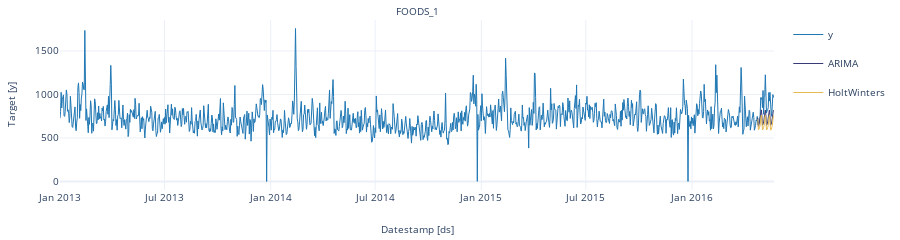
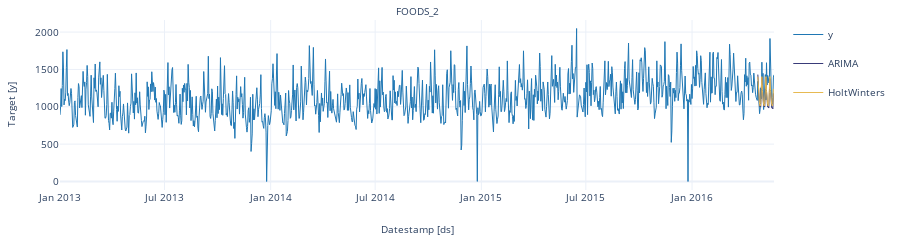
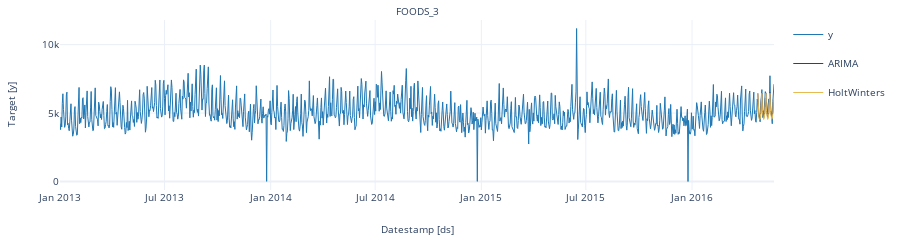
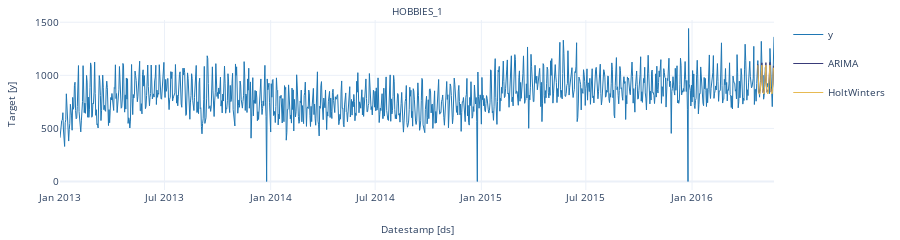

Notebook code for these charts, in order:
### Markdown cell above
These are `plotly` charts, which are interactive. If you're not familiar, you can:
- Click a series name in the legend (on the right) to activate/deactivate it in the plots
- Hover your mouse over the plots and click + drag to zoom in
- Double click on the plots to zoom back out

### Code cell
for key in df.unique_id.unique():
    sf.plot(df[df.unique_id == key], forecast_df[forecast_df.index == key])

### Figure 1 — Plotly figure (JSON) as saved in the notebook; plotly's stock layout.template omitted (floating-point values rounded to 4 significant figures; data arrays with more than 128 entries replaced by an {"elided": "..."} marker saying what was removed)
{"data": [{"legendgroup": "y", "line": {"color": "#1f77b4", "width": 1}, "mode": "lines", "name": "y", "showlegend": true, "x": {"elided": "1238 str values"}, "y": {"elided": "1238 int values"}, "type": "scatter", "xaxis": "x", "yaxis": "y"}, {"legendgroup": "ARIMA", "line": {"color": "#393b79", "width": 1}, "mode": "lines", "name": "ARIMA", "showlegend": true, "x": ["2016-04-24T00:00:00", "2016-04-25T00:00:00", "2016-04-26T00:00:00", "2016-04-27T00:00:00", "2016-04-28T00:00:00", "2016-04-29T00:00:00", "2016-04-30T00:00:00", "2016-05-01T00:00:00", "2016-05-02T00:00:00", "2016-05-03T00:00:00", "2016-05-04T00:00:00", "2016-05-05T00:00:00", "2016-05-06T00:00:00", "2016-05-07T00:00:00", "2016-05-08T00:00:00", "2016-05-09T00:00:00", "2016-05-10T00:00:00", "2016-05-11T00:00:00", "2016-05-12T00:00:00", "2016-05-13T00:00:00", "2016-05-14T00:00:00", "2016-05-15T00:00:00", "2016-05-16T00:00:00", "2016-05-17T00:00:00", "2016-05-18T00:00:00", "2016-05-19T00:00:00", "2016-05-20T00:00:00", "2016-05-21T00:00:00"], "y": [731.0, 633.3, 650.2, 683.1, 722.5, 778.8, 823.3, 763.6, 646.3, 655.2, 684.5, 722.7, 776.8, 821.2, 762.3, 645.4, 654.4, 683.7, 722.0, 776.1, 820.6, 761.7, 644.7, 653.8, 683.1, 721.3, 775.5, 819.9], "type": "scatter", "xaxis": "x", "yaxis": "y"}, {"legendgroup": "HoltWinters", "line": {"color": "#e7ba52", "width": 1}, "mode": "lines", "name": "HoltWinters", "showlegend": true, "x": ["2016-04-24T00:00:00", "2016-04-25T00:00:00", "2016-04-26T00:00:00", "2016-04-27T00:00:00", "2016-04-28T00:00:00", "2016-04-29T00:00:00", "2016-04-30T00:00:00", "2016-05-01T00:00:00", "2016-05-02T00:00:00", "2016-05-03T00:00:00", "2016-05-04T00:00:00", "2016-05-05T00:00:00", "2016-05-06T00:00:00", "2016-05-07T00:00:00", "2016-05-08T00:00:00", "2016-05-09T00:00:00", "2016-05-10T00:00:00", "2016-05-11T00:00:00", "2016-05-12T00:00:00", "2016-05-13T00:00:00", "2016-05-14T00:00:00", "2016-05-15T00:00:00", "2016-05-16T00:00:00", "2016-05-17T00:00:00", "2016-05-18T00:00:00", "2016-05-19T00:00:00", "2016-05-20T00:00:00", "2016-05-21T00:00:00"], "y": [714.8, 594.9, 601.5, 624.2, 648.8, 709.4, 763.2, 713.1, 593.3, 599.9, 622.5, 647.1, 707.7, 761.5, 711.5, 591.6, 598.2, 620.8, 645.4, 706.0, 759.9, 709.8, 589.9, 596.5, 619.2, 643.8, 704.4, 758.2], "type": "scatter", "xaxis": "x", "yaxis": "y"}], "layout": {"xaxis": {"anchor": "y", "domain": [0.0, 1.0], "showticklabels": true, "visible": true}, "yaxis": {"anchor": "x", "domain": [0.0, 1.0]}, "annotations": [{"font": {"size": 10}, "showarrow": false, "text": "FOODS_1", "x": 0.5, "xanchor": "center", "xref": "paper", "y": 1.0, "yanchor": "bottom", "yref": "paper"}, {"font": {"size": 10}, "showarrow": false, "text": "Datestamp [ds]", "x": 0.5, "xanchor": "center", "xref": "paper", "y": 0, "yanchor": "top", "yref": "paper", "yshift": -30}, {"font": {"size": 10}, "showarrow": false, "text": "Target [y]", "textangle": -90, "x": 0, "xanchor": "right", "xref": "paper", "xshift": -40, "y": 0.5, "yanchor": "middle", "yref": "paper"}], "margin": {"l": 60, "r": 10, "t": 20, "b": 50}, "font": {"size": 10}, "autosize": true, "height": 150}}

### Figure 2 — Plotly figure (JSON) as saved in the notebook; plotly's stock layout.template omitted (floating-point values rounded to 4 significant figures; data arrays with more than 128 entries replaced by an {"elided": "..."} marker saying what was removed)
{"data": [{"legendgroup": "y", "line": {"color": "#1f77b4", "width": 1}, "mode": "lines", "name": "y", "showlegend": true, "x": {"elided": "1238 str values"}, "y": {"elided": "1238 int values"}, "type": "scatter", "xaxis": "x", "yaxis": "y"}, {"legendgroup": "ARIMA", "line": {"color": "#393b79", "width": 1}, "mode": "lines", "name": "ARIMA", "showlegend": true, "x": ["2016-04-24T00:00:00", "2016-04-25T00:00:00", "2016-04-26T00:00:00", "2016-04-27T00:00:00", "2016-04-28T00:00:00", "2016-04-29T00:00:00", "2016-04-30T00:00:00", "2016-05-01T00:00:00", "2016-05-02T00:00:00", "2016-05-03T00:00:00", "2016-05-04T00:00:00", "2016-05-05T00:00:00", "2016-05-06T00:00:00", "2016-05-07T00:00:00", "2016-05-08T00:00:00", "2016-05-09T00:00:00", "2016-05-10T00:00:00", "2016-05-11T00:00:00", "2016-05-12T00:00:00", "2016-05-13T00:00:00", "2016-05-14T00:00:00", "2016-05-15T00:00:00", "2016-05-16T00:00:00", "2016-05-17T00:00:00", "2016-05-18T00:00:00", "2016-05-19T00:00:00", "2016-05-20T00:00:00", "2016-05-21T00:00:00"], "y": [1431.0, 1222.0, 1091.0, 1005.0, 1016.0, 995.3, 1232.0, 1398.0, 1221.0, 1098.0, 1011.0, 1016.0, 996.0, 1202.0, 1389.0, 1208.0, 1084.0, 997.4, 1003.0, 983.0, 1192.0, 1377.0, 1197.0, 1073.0, 986.0, 991.5, 971.6, 1181.0], "type": "scatter", "xaxis": "x", "yaxis": "y"}, {"legendgroup": "HoltWinters", "line": {"color": "#e7ba52", "width": 1}, "mode": "lines", "name": "HoltWinters", "showlegend": true, "x": ["2016-04-24T00:00:00", "2016-04-25T00:00:00", "2016-04-26T00:00:00", "2016-04-27T00:00:00", "2016-04-28T00:00:00", "2016-04-29T00:00:00", "2016-04-30T00:00:00", "2016-05-01T00:00:00", "2016-05-02T00:00:00", "2016-05-03T00:00:00", "2016-05-04T00:00:00", "2016-05-05T00:00:00", "2016-05-06T00:00:00", "2016-05-07T00:00:00", "2016-05-08T00:00:00", "2016-05-09T00:00:00", "2016-05-10T00:00:00", "2016-05-11T00:00:00", "2016-05-12T00:00:00", "2016-05-13T00:00:00", "2016-05-14T00:00:00", "2016-05-15T00:00:00", "2016-05-16T00:00:00", "2016-05-17T00:00:00", "2016-05-18T00:00:00", "2016-05-19T00:00:00", "2016-05-20T00:00:00", "2016-05-21T00:00:00"], "y": [1402.0, 1218.0, 1071.0, 1028.0, 1009.0, 1041.0, 1235.0, 1403.0, 1219.0, 1072.0, 1028.0, 1009.0, 1042.0, 1236.0, 1404.0, 1220.0, 1072.0, 1029.0, 1010.0, 1043.0, 1236.0, 1405.0, 1220.0, 1073.0, 1030.0, 1011.0, 1044.0, 1237.0], "type": "scatter", "xaxis": "x", "yaxis": "y"}], "layout": {"xaxis": {"anchor": "y", "domain": [0.0, 1.0], "showticklabels": true, "visible": true}, "yaxis": {"anchor": "x", "domain": [0.0, 1.0]}, "annotations": [{"font": {"size": 10}, "showarrow": false, "text": "FOODS_2", "x": 0.5, "xanchor": "center", "xref": "paper", "y": 1.0, "yanchor": "bottom", "yref": "paper"}, {"font": {"size": 10}, "showarrow": false, "text": "Datestamp [ds]", "x": 0.5, "xanchor": "center", "xref": "paper", "y": 0, "yanchor": "top", "yref": "paper", "yshift": -30}, {"font": {"size": 10}, "showarrow": false, "text": "Target [y]", "textangle": -90, "x": 0, "xanchor": "right", "xref": "paper", "xshift": -40, "y": 0.5, "yanchor": "middle", "yref": "paper"}], "margin": {"l": 60, "r": 10, "t": 20, "b": 50}, "font": {"size": 10}, "autosize": true, "height": 150}}

### Figure 3 — Plotly figure (JSON) as saved in the notebook; plotly's stock layout.template omitted (floating-point values rounded to 4 significant figures; data arrays with more than 128 entries replaced by an {"elided": "..."} marker saying what was removed)
{"data": [{"legendgroup": "y", "line": {"color": "#1f77b4", "width": 1}, "mode": "lines", "name": "y", "showlegend": true, "x": {"elided": "1238 str values"}, "y": {"elided": "1238 int values"}, "type": "scatter", "xaxis": "x", "yaxis": "y"}, {"legendgroup": "ARIMA", "line": {"color": "#393b79", "width": 1}, "mode": "lines", "name": "ARIMA", "showlegend": true, "x": ["2016-04-24T00:00:00", "2016-04-25T00:00:00", "2016-04-26T00:00:00", "2016-04-27T00:00:00", "2016-04-28T00:00:00", "2016-04-29T00:00:00", "2016-04-30T00:00:00", "2016-05-01T00:00:00", "2016-05-02T00:00:00", "2016-05-03T00:00:00", "2016-05-04T00:00:00", "2016-05-05T00:00:00", "2016-05-06T00:00:00", "2016-05-07T00:00:00", "2016-05-08T00:00:00", "2016-05-09T00:00:00", "2016-05-10T00:00:00", "2016-05-11T00:00:00", "2016-05-12T00:00:00", "2016-05-13T00:00:00", "2016-05-14T00:00:00", "2016-05-15T00:00:00", "2016-05-16T00:00:00", "2016-05-17T00:00:00", "2016-05-18T00:00:00", "2016-05-19T00:00:00", "2016-05-20T00:00:00", "2016-05-21T00:00:00"], "y": [6442.0, 5139.0, 4716.0, 4648.0, 4794.0, 5016.0, 5973.0, 6456.0, 5149.0, 4758.0, 4657.0, 4792.0, 5036.0, 5995.0, 6475.0, 5168.0, 4776.0, 4677.0, 4812.0, 5055.0, 6014.0, 6494.0, 5187.0, 4795.0, 4696.0, 4831.0, 5074.0, 6033.0], "type": "scatter", "xaxis": "x", "yaxis": "y"}, {"legendgroup": "HoltWinters", "line": {"color": "#e7ba52", "width": 1}, "mode": "lines", "name": "HoltWinters", "showlegend": true, "x": ["2016-04-24T00:00:00", "2016-04-25T00:00:00", "2016-04-26T00:00:00", "2016-04-27T00:00:00", "2016-04-28T00:00:00", "2016-04-29T00:00:00", "2016-04-30T00:00:00", "2016-05-01T00:00:00", "2016-05-02T00:00:00", "2016-05-03T00:00:00", "2016-05-04T00:00:00", "2016-05-05T00:00:00", "2016-05-06T00:00:00", "2016-05-07T00:00:00", "2016-05-08T00:00:00", "2016-05-09T00:00:00", "2016-05-10T00:00:00", "2016-05-11T00:00:00", "2016-05-12T00:00:00", "2016-05-13T00:00:00", "2016-05-14T00:00:00", "2016-05-15T00:00:00", "2016-05-16T00:00:00", "2016-05-17T00:00:00", "2016-05-18T00:00:00", "2016-05-19T00:00:00", "2016-05-20T00:00:00", "2016-05-21T00:00:00"], "y": [6450.0, 5120.0, 4611.0, 4533.0, 4598.0, 4975.0, 6040.0, 6451.0, 5122.0, 4612.0, 4534.0, 4599.0, 4976.0, 6041.0, 6452.0, 5123.0, 4613.0, 4535.0, 4601.0, 4977.0, 6042.0, 6453.0, 5124.0, 4614.0, 4536.0, 4602.0, 4978.0, 6043.0], "type": "scatter", "xaxis": "x", "yaxis": "y"}], "layout": {"xaxis": {"anchor": "y", "domain": [0.0, 1.0], "showticklabels": true, "visible": true}, "yaxis": {"anchor": "x", "domain": [0.0, 1.0]}, "annotations": [{"font": {"size": 10}, "showarrow": false, "text": "FOODS_3", "x": 0.5, "xanchor": "center", "xref": "paper", "y": 1.0, "yanchor": "bottom", "yref": "paper"}, {"font": {"size": 10}, "showarrow": false, "text": "Datestamp [ds]", "x": 0.5, "xanchor": "center", "xref": "paper", "y": 0, "yanchor": "top", "yref": "paper", "yshift": -30}, {"font": {"size": 10}, "showarrow": false, "text": "Target [y]", "textangle": -90, "x": 0, "xanchor": "right", "xref": "paper", "xshift": -40, "y": 0.5, "yanchor": "middle", "yref": "paper"}], "margin": {"l": 60, "r": 10, "t": 20, "b": 50}, "font": {"size": 10}, "autosize": true, "height": 150}}

### Figure 4 — Plotly figure (JSON) as saved in the notebook; plotly's stock layout.template omitted (floating-point values rounded to 4 significant figures; data arrays with more than 128 entries replaced by an {"elided": "..."} marker saying what was removed)
{"data": [{"legendgroup": "y", "line": {"color": "#1f77b4", "width": 1}, "mode": "lines", "name": "y", "showlegend": true, "x": {"elided": "1238 str values"}, "y": {"elided": "1238 int values"}, "type": "scatter", "xaxis": "x", "yaxis": "y"}, {"legendgroup": "ARIMA", "line": {"color": "#393b79", "width": 1}, "mode": "lines", "name": "ARIMA", "showlegend": true, "x": ["2016-04-24T00:00:00", "2016-04-25T00:00:00", "2016-04-26T00:00:00", "2016-04-27T00:00:00", "2016-04-28T00:00:00", "2016-04-29T00:00:00", "2016-04-30T00:00:00", "2016-05-01T00:00:00", "2016-05-02T00:00:00", "2016-05-03T00:00:00", "2016-05-04T00:00:00", "2016-05-05T00:00:00", "2016-05-06T00:00:00", "2016-05-07T00:00:00", "2016-05-08T00:00:00", "2016-05-09T00:00:00", "2016-05-10T00:00:00", "2016-05-11T00:00:00", "2016-05-12T00:00:00", "2016-05-13T00:00:00", "2016-05-14T00:00:00", "2016-05-15T00:00:00", "2016-05-16T00:00:00", "2016-05-17T00:00:00", "2016-05-18T00:00:00", "2016-05-19T00:00:00", "2016-05-20T00:00:00", "2016-05-21T00:00:00"], "y": [1104.0, 896.3, 832.3, 851.1, 851.4, 911.5, 1084.0, 1118.0, 886.5, 837.2, 854.8, 847.0, 914.6, 1085.0, 1119.0, 889.7, 839.3, 857.0, 849.8, 916.8, 1088.0, 1122.0, 891.9, 841.6, 859.2, 852.0, 919.1, 1090.0], "type": "scatter", "xaxis": "x", "yaxis": "y"}, {"legendgroup": "HoltWinters", "line": {"color": "#e7ba52", "width": 1}, "mode": "lines", "name": "HoltWinters", "showlegend": true, "x": ["2016-04-24T00:00:00", "2016-04-25T00:00:00", "2016-04-26T00:00:00", "2016-04-27T00:00:00", "2016-04-28T00:00:00", "2016-04-29T00:00:00", "2016-04-30T00:00:00", "2016-05-01T00:00:00", "2016-05-02T00:00:00", "2016-05-03T00:00:00", "2016-05-04T00:00:00", "2016-05-05T00:00:00", "2016-05-06T00:00:00", "2016-05-07T00:00:00", "2016-05-08T00:00:00", "2016-05-09T00:00:00", "2016-05-10T00:00:00", "2016-05-11T00:00:00", "2016-05-12T00:00:00", "2016-05-13T00:00:00", "2016-05-14T00:00:00", "2016-05-15T00:00:00", "2016-05-16T00:00:00", "2016-05-17T00:00:00", "2016-05-18T00:00:00", "2016-05-19T00:00:00", "2016-05-20T00:00:00", "2016-05-21T00:00:00"], "y": [1096.0, 880.6, 824.9, 823.4, 833.5, 943.4, 1071.0, 1096.0, 880.9, 825.1, 823.7, 833.7, 943.6, 1071.0, 1096.0, 881.0, 825.3, 823.8, 833.8, 943.8, 1071.0, 1096.0, 881.2, 825.4, 824.0, 834.0, 943.9, 1071.0], "type": "scatter", "xaxis": "x", "yaxis": "y"}], "layout": {"xaxis": {"anchor": "y", "domain": [0.0, 1.0], "showticklabels": true, "visible": true}, "yaxis": {"anchor": "x", "domain": [0.0, 1.0]}, "annotations": [{"font": {"size": 10}, "showarrow": false, "text": "HOBBIES_1", "x": 0.5, "xanchor": "center", "xref": "paper", "y": 1.0, "yanchor": "bottom", "yref": "paper"}, {"font": {"size": 10}, "showarrow": false, "text": "Datestamp [ds]", "x": 0.5, "xanchor": "center", "xref": "paper", "y": 0, "yanchor": "top", "yref": "paper", "yshift": -30}, {"font": {"size": 10}, "showarrow": false, "text": "Target [y]", "textangle": -90, "x": 0, "xanchor": "right", "xref": "paper", "xshift": -40, "y": 0.5, "yanchor": "middle", "yref": "paper"}], "margin": {"l": 60, "r": 10, "t": 20, "b": 50}, "font": {"size": 10}, "autosize": true, "height": 150}}
